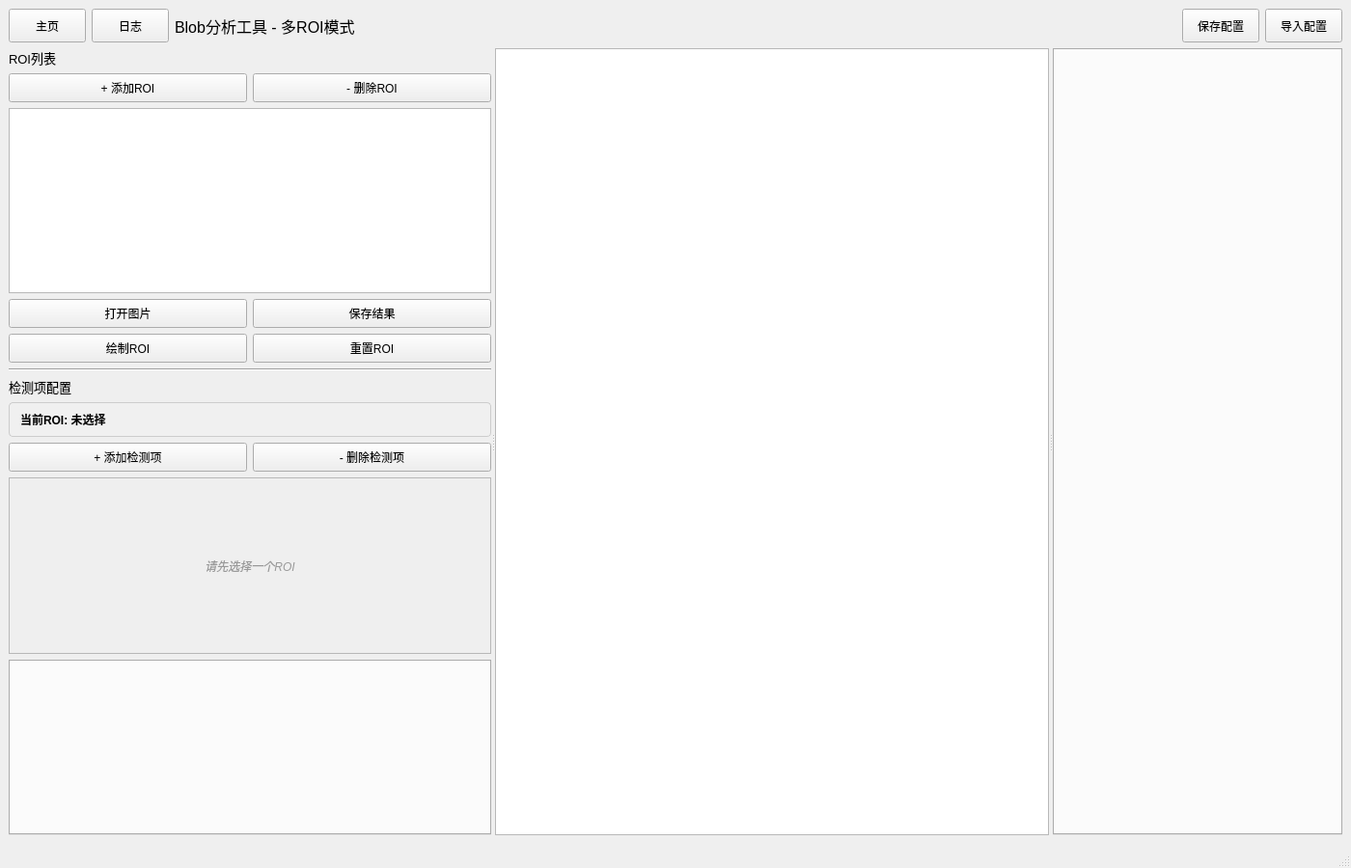
<?xml version="1.0" encoding="UTF-8"?>
<ui version="4.0">
 <class>MainWindow</class>
 <widget class="QMainWindow" name="MainWindow">
  <property name="geometry">
   <rect>
    <x>0</x>
    <y>0</y>
    <width>1400</width>
    <height>900</height>
   </rect>
  </property>
  <property name="windowTitle">
   <string>图像处理工具 - 多ROI模式</string>
  </property>
  <widget class="QWidget" name="centralwidget">
   <layout class="QVBoxLayout" name="verticalLayout_main">
    <item>
     <layout class="QHBoxLayout" name="horizontalLayout_toolbar">
      <item>
       <widget class="QPushButton" name="btn_Home">
        <property name="minimumSize">
         <size>
          <width>80</width>
          <height>35</height>
         </size>
        </property>
        <property name="text">
         <string>主页</string>
        </property>
       </widget>
      </item>
      <item>
       <widget class="QPushButton" name="btn_Log">
        <property name="minimumSize">
         <size>
          <width>80</width>
          <height>35</height>
         </size>
        </property>
        <property name="text">
         <string>日志</string>
        </property>
       </widget>
      </item>
      <item>
       <widget class="QLabel" name="label_25">
        <property name="font">
         <font>
          <pointsize>12</pointsize>
         </font>
        </property>
        <property name="text">
         <string>Blob分析工具 - 多ROI模式</string>
        </property>
       </widget>
      </item>
      <item>
       <spacer name="horizontalSpacer_title">
        <property name="orientation">
         <enum>Qt::Orientation::Horizontal</enum>
        </property>
        <property name="sizeHint" stdset="0">
         <size>
          <width>40</width>
          <height>20</height>
         </size>
        </property>
       </spacer>
      </item>
      <item>
       <widget class="QPushButton" name="btn_saveConfig">
        <property name="minimumSize">
         <size>
          <width>80</width>
          <height>35</height>
         </size>
        </property>
        <property name="text">
         <string>保存配置</string>
        </property>
       </widget>
      </item>
      <item>
       <widget class="QPushButton" name="btn_importConfig">
        <property name="minimumSize">
         <size>
          <width>80</width>
          <height>35</height>
         </size>
        </property>
        <property name="text">
         <string>导入配置</string>
        </property>
       </widget>
      </item>
     </layout>
    </item>
    <item>
     <widget class="QSplitter" name="splitter_main">
      <property name="orientation">
       <enum>Qt::Orientation::Horizontal</enum>
      </property>
      <property name="childrenCollapsible">
       <bool>false</bool>
      </property>
      <widget class="QWidget" name="widget_roiPanel">
       <property name="minimumSize">
        <size>
         <width>300</width>
         <height>0</height>
        </size>
       </property>
       <property name="maximumSize">
        <size>
         <width>500</width>
         <height>16777215</height>
        </size>
       </property>
       <layout class="QVBoxLayout" name="verticalLayout_roiPanel">
        <item>
         <layout class="QHBoxLayout" name="horizontalLayout_roiTitle">
          <item>
           <widget class="QLabel" name="label_roiTitle">
            <property name="font">
             <font>
              <pointsize>10</pointsize>
             </font>
            </property>
            <property name="text">
             <string>ROI列表</string>
            </property>
           </widget>
          </item>
          <item>
           <spacer name="horizontalSpacer_roiTitle">
            <property name="orientation">
             <enum>Qt::Orientation::Horizontal</enum>
            </property>
            <property name="sizeHint" stdset="0">
             <size>
              <width>40</width>
              <height>20</height>
             </size>
            </property>
           </spacer>
          </item>
         </layout>
        </item>
        <item>
         <layout class="QHBoxLayout" name="horizontalLayout_roiButtons">
          <item>
           <widget class="QPushButton" name="btn_addRoi">
            <property name="minimumSize">
             <size>
              <width>0</width>
              <height>30</height>
             </size>
            </property>
            <property name="text">
             <string>+ 添加ROI</string>
            </property>
           </widget>
          </item>
          <item>
           <widget class="QPushButton" name="btn_deleteRoi">
            <property name="minimumSize">
             <size>
              <width>0</width>
              <height>30</height>
             </size>
            </property>
            <property name="text">
             <string>- 删除ROI</string>
            </property>
           </widget>
          </item>
         </layout>
        </item>
        <item>
         <widget class="QTreeWidget" name="treeWidget_roiList">
          <property name="alternatingRowColors">
           <bool>true</bool>
          </property>
          <property name="rootIsDecorated">
           <bool>true</bool>
          </property>
          <property name="headerHidden">
           <bool>true</bool>
          </property>
          <column>
           <property name="text">
            <string notr="true">1</string>
           </property>
          </column>
         </widget>
        </item>
        <item>
         <layout class="QHBoxLayout" name="horizontalLayout_imageButtons">
          <item>
           <widget class="QPushButton" name="btn_openImg">
            <property name="minimumSize">
             <size>
              <width>0</width>
              <height>30</height>
             </size>
            </property>
            <property name="text">
             <string>打开图片</string>
            </property>
           </widget>
          </item>
          <item>
           <widget class="QPushButton" name="btn_saveImg">
            <property name="minimumSize">
             <size>
              <width>0</width>
              <height>30</height>
             </size>
            </property>
            <property name="text">
             <string>保存结果</string>
            </property>
           </widget>
          </item>
         </layout>
        </item>
        <item>
         <layout class="QHBoxLayout" name="horizontalLayout_roiDrawButtons">
          <item>
           <widget class="QPushButton" name="btn_drawRoi">
            <property name="minimumSize">
             <size>
              <width>0</width>
              <height>30</height>
             </size>
            </property>
            <property name="text">
             <string>绘制ROI</string>
            </property>
           </widget>
          </item>
          <item>
           <widget class="QPushButton" name="btn_resetROI">
            <property name="minimumSize">
             <size>
              <width>0</width>
              <height>30</height>
             </size>
            </property>
            <property name="text">
             <string>重置ROI</string>
            </property>
           </widget>
          </item>
         </layout>
        </item>
        <item>
         <widget class="QFrame" name="line_separator">
          <property name="frameShape">
           <enum>QFrame::Shape::HLine</enum>
          </property>
          <property name="frameShadow">
           <enum>QFrame::Shadow::Sunken</enum>
          </property>
         </widget>
        </item>
        <item>
         <layout class="QHBoxLayout" name="horizontalLayout_detectionTitle">
          <item>
           <widget class="QLabel" name="label_detectionTitle">
            <property name="font">
             <font>
              <pointsize>10</pointsize>
             </font>
            </property>
            <property name="text">
             <string>检测项配置</string>
            </property>
           </widget>
          </item>
          <item>
           <spacer name="horizontalSpacer_detectionTitle">
            <property name="orientation">
             <enum>Qt::Orientation::Horizontal</enum>
            </property>
            <property name="sizeHint" stdset="0">
             <size>
              <width>40</width>
              <height>20</height>
             </size>
            </property>
           </spacer>
          </item>
         </layout>
        </item>
        <item>
         <widget class="QLabel" name="label_currentRoi">
          <property name="styleSheet">
           <string notr="true">QLabel { 
    background-color: #f0f0f0; 
    padding: 8px; 
    border: 1px solid #ccc; 
    border-radius: 4px; 
    font-weight: bold;
}</string>
          </property>
          <property name="text">
           <string>当前ROI: 未选择</string>
          </property>
         </widget>
        </item>
        <item>
         <layout class="QHBoxLayout" name="horizontalLayout_detectionButtons">
          <item>
           <widget class="QPushButton" name="btn_addDetection">
            <property name="minimumSize">
             <size>
              <width>0</width>
              <height>30</height>
             </size>
            </property>
            <property name="text">
             <string>+ 添加检测项</string>
            </property>
           </widget>
          </item>
          <item>
           <widget class="QPushButton" name="btn_deleteDetection">
            <property name="minimumSize">
             <size>
              <width>0</width>
              <height>30</height>
             </size>
            </property>
            <property name="text">
             <string>- 删除检测项</string>
            </property>
           </widget>
          </item>
         </layout>
        </item>
        <item>
         <widget class="QScrollArea" name="scrollArea_detectionList">
          <property name="widgetResizable">
           <bool>true</bool>
          </property>
          <widget class="QWidget" name="scrollAreaWidgetContents">
           <property name="geometry">
            <rect>
             <x>0</x>
             <y>0</y>
             <width>411</width>
             <height>145</height>
            </rect>
           </property>
           <layout class="QVBoxLayout" name="verticalLayout_detectionList">
            <item>
             <widget class="QLabel" name="label_noDetection">
              <property name="styleSheet">
               <string notr="true">QLabel { 
    color: #999; 
    font-style: italic; 
    padding: 20px;
}</string>
              </property>
              <property name="text">
               <string>请先选择一个ROI</string>
              </property>
              <property name="alignment">
               <set>Qt::AlignmentFlag::AlignCenter</set>
              </property>
             </widget>
            </item>
           </layout>
          </widget>
         </widget>
        </item>
        <item>
         <widget class="QTabWidget" name="tabWidget_detectionConfig">
          <property name="currentIndex">
           <number>-1</number>
          </property>
          <property name="tabBarAutoHide">
           <bool>true</bool>
          </property>
         </widget>
        </item>
       </layout>
      </widget>
      <widget class="QWidget" name="widget_imagePanel">
       <layout class="QVBoxLayout" name="verticalLayout_imagePanel">
        <item>
         <widget class="ImageView" name="graphicsView">
          <property name="sizePolicy">
           <sizepolicy hsizetype="Expanding" vsizetype="Expanding">
            <horstretch>1</horstretch>
            <verstretch>1</verstretch>
           </sizepolicy>
          </property>
         </widget>
        </item>
       </layout>
      </widget>
      <widget class="QWidget" name="widget_detectionPanel">
       <property name="minimumSize">
        <size>
         <width>300</width>
         <height>0</height>
        </size>
       </property>
       <property name="maximumSize">
        <size>
         <width>500</width>
         <height>16777215</height>
        </size>
       </property>
       <layout class="QVBoxLayout" name="verticalLayout_detectionPanel">
        <item>
         <widget class="QTabWidget" name="tabWidget">
          <property name="currentIndex">
           <number>-1</number>
          </property>
          <property name="tabBarAutoHide">
           <bool>true</bool>
          </property>
         </widget>
        </item>
       </layout>
      </widget>
     </widget>
    </item>
   </layout>
  </widget>
  <widget class="QMenuBar" name="menubar">
   <property name="geometry">
    <rect>
     <x>0</x>
     <y>0</y>
     <width>1400</width>
     <height>33</height>
    </rect>
   </property>
  </widget>
  <widget class="QStatusBar" name="statusbar">
   <property name="minimumSize">
    <size>
     <width>0</width>
     <height>25</height>
    </size>
   </property>
  </widget>
 </widget>
 <customwidgets>
  <customwidget>
   <class>ImageView</class>
   <extends>QGraphicsView</extends>
   <header>image_view.h</header>
  </customwidget>
 </customwidgets>
 <resources/>
 <connections/>
</ui>
